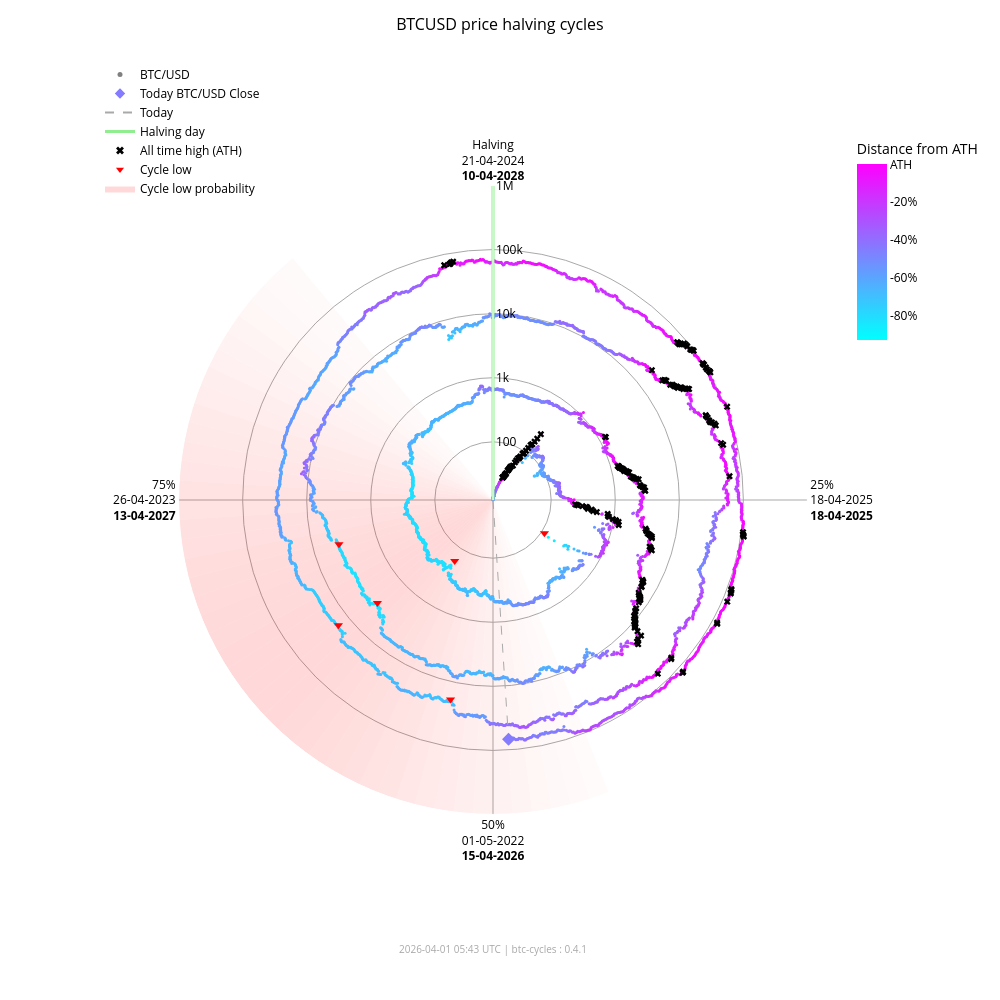

Notebook source saved alongside this figure:
### Markdown cell above
### Interactive chart (plotly)

### Code cell
fig_interactive = btc.plot(
    kind="interactive",
    from_date="2012-11-28",
)
# plotly config for interactivity
config = {"scrollZoom": True, "displayModeBar": True}
# display in notebook
fig_interactive.show(config=config)

### Figure 1 — Plotly figure (JSON) as saved in the notebook; plotly's stock layout.template omitted (floating-point values rounded to 4 significant figures; data arrays with more than 128 entries replaced by an {"elided": "..."} marker saying what was removed)
{"data": [{"fill": "toself", "fillcolor": "rgba(255,0,0,0.017168280509461755)", "hoverinfo": "skip", "line": {"width": 0}, "mode": "lines", "r": [12.35, 1000000, 1000000, 12.35, 12.35], "showlegend": false, "theta": [158.4, 158.4, 162.0, 162.0, 158.4], "type": "scatterpolar"}, {"fill": "toself", "fillcolor": "rgba(255,0,0,0.022114794501891175)", "hoverinfo": "skip", "line": {"width": 0}, "mode": "lines", "r": [12.35, 1000000, 1000000, 12.35, 12.35], "showlegend": false, "theta": [162.0, 162.0, 165.6, 165.6, 162.0], "type": "scatterpolar"}, {"fill": "toself", "fillcolor": "rgba(255,0,0,0.02790404259511669)", "hoverinfo": "skip", "line": {"width": 0}, "mode": "lines", "r": [12.35, 1000000, 1000000, 12.35, 12.35], "showlegend": false, "theta": [165.6, 165.6, 169.2, 169.2, 165.6], "type": "scatterpolar"}, {"fill": "toself", "fillcolor": "rgba(255,0,0,0.034518294852420334)", "hoverinfo": "skip", "line": {"width": 0}, "mode": "lines", "r": [12.35, 1000000, 1000000, 12.35, 12.35], "showlegend": false, "theta": [169.2, 169.2, 172.8, 172.8, 169.2], "type": "scatterpolar"}, {"fill": "toself", "fillcolor": "rgba(255,0,0,0.041901979682821514)", "hoverinfo": "skip", "line": {"width": 0}, "mode": "lines", "r": [12.35, 1000000, 1000000, 12.35, 12.35], "showlegend": false, "theta": [172.8, 172.8, 176.4, 176.4, 172.8], "type": "scatterpolar"}, {"fill": "toself", "fillcolor": "rgba(255,0,0,0.04996405861294358)", "hoverinfo": "skip", "line": {"width": 0}, "mode": "lines", "r": [12.35, 1000000, 1000000, 12.35, 12.35], "showlegend": false, "theta": [176.4, 176.4, 180.0, 180.0, 176.4], "type": "scatterpolar"}, {"fill": "toself", "fillcolor": "rgba(255,0,0,0.05858349692240514)", "hoverinfo": "skip", "line": {"width": 0}, "mode": "lines", "r": [12.35, 1000000, 1000000, 12.35, 12.35], "showlegend": false, "theta": [180.0, 180.0, 183.6, 183.6, 180.0], "type": "scatterpolar"}, {"fill": "toself", "fillcolor": "rgba(255,0,0,0.06761662035375064)", "hoverinfo": "skip", "line": {"width": 0}, "mode": "lines", "r": [12.35, 1000000, 1000000, 12.35, 12.35], "showlegend": false, "theta": [183.6, 183.6, 187.2, 187.2, 183.6], "type": "scatterpolar"}, {"fill": "toself", "fillcolor": "rgba(255,0,0,0.07690481219944661)", "hoverinfo": "skip", "line": {"width": 0}, "mode": "lines", "r": [12.35, 1000000, 1000000, 12.35, 12.35], "showlegend": false, "theta": [187.2, 187.2, 190.8, 190.8, 187.2], "type": "scatterpolar"}, {"fill": "toself", "fillcolor": "rgba(255,0,0,0.08628112000611096)", "hoverinfo": "skip", "line": {"width": 0}, "mode": "lines", "r": [12.35, 1000000, 1000000, 12.35, 12.35], "showlegend": false, "theta": [190.8, 190.8, 194.4, 194.4, 190.8], "type": "scatterpolar"}, {"fill": "toself", "fillcolor": "rgba(255,0,0,0.09557490841018089)", "hoverinfo": "skip", "line": {"width": 0}, "mode": "lines", "r": [12.35, 1000000, 1000000, 12.35, 12.35], "showlegend": false, "theta": [194.4, 194.4, 198.0, 198.0, 194.4], "type": "scatterpolar"}, {"fill": "toself", "fillcolor": "rgba(255,0,0,0.10461455782963762)", "hoverinfo": "skip", "line": {"width": 0}, "mode": "lines", "r": [12.35, 1000000, 1000000, 12.35, 12.35], "showlegend": false, "theta": [198.0, 198.0, 201.6, 201.6, 198.0], "type": "scatterpolar"}, {"fill": "toself", "fillcolor": "rgba(255,0,0,0.11322908719652829)", "hoverinfo": "skip", "line": {"width": 0}, "mode": "lines", "r": [12.35, 1000000, 1000000, 12.35, 12.35], "showlegend": false, "theta": [201.6, 201.6, 205.2, 205.2, 201.6], "type": "scatterpolar"}, {"fill": "toself", "fillcolor": "rgba(255,0,0,0.12125015337052986)", "hoverinfo": "skip", "line": {"width": 0}, "mode": "lines", "r": [12.35, 1000000, 1000000, 12.35, 12.35], "showlegend": false, "theta": [205.2, 205.2, 208.8, 208.8, 205.2], "type": "scatterpolar"}, {"fill": "toself", "fillcolor": "rgba(255,0,0,0.12851590515331976)", "hoverinfo": "skip", "line": {"width": 0}, "mode": "lines", "r": [12.35, 1000000, 1000000, 12.35, 12.35], "showlegend": false, "theta": [208.8, 208.8, 212.4, 212.4, 208.8], "type": "scatterpolar"}, {"fill": "toself", "fillcolor": "rgba(255,0,0,0.13487757461161184)", "hoverinfo": "skip", "line": {"width": 0}, "mode": "lines", "r": [12.35, 1000000, 1000000, 12.35, 12.35], "showlegend": false, "theta": [212.4, 212.4, 216.0, 216.0, 212.4], "type": "scatterpolar"}, {"fill": "toself", "fillcolor": "rgba(255,0,0,0.14020862181849592)", "hoverinfo": "skip", "line": {"width": 0}, "mode": "lines", "r": [12.35, 1000000, 1000000, 12.35, 12.35], "showlegend": false, "theta": [216.0, 216.0, 219.6, 219.6, 216.0], "type": "scatterpolar"}, {"fill": "toself", "fillcolor": "rgba(255,0,0,0.14441504950654527)", "hoverinfo": "skip", "line": {"width": 0}, "mode": "lines", "r": [12.35, 1000000, 1000000, 12.35, 12.35], "showlegend": false, "theta": [219.6, 219.6, 223.2, 223.2, 219.6], "type": "scatterpolar"}, {"fill": "toself", "fillcolor": "rgba(255,0,0,0.14744459351271713)", "hoverinfo": "skip", "line": {"width": 0}, "mode": "lines", "r": [12.35, 1000000, 1000000, 12.35, 12.35], "showlegend": false, "theta": [223.2, 223.2, 226.8, 226.8, 223.2], "type": "scatterpolar"}, {"fill": "toself", "fillcolor": "rgba(255,0,0,0.14929223192296423)", "hoverinfo": "skip", "line": {"width": 0}, "mode": "lines", "r": [12.35, 1000000, 1000000, 12.35, 12.35], "showlegend": false, "theta": [226.8, 226.8, 230.4, 230.4, 226.8], "type": "scatterpolar"}, {"fill": "toself", "fillcolor": "rgba(255,0,0,0.15)", "hoverinfo": "skip", "line": {"width": 0}, "mode": "lines", "r": [12.35, 1000000, 1000000, 12.35, 12.35], "showlegend": false, "theta": [230.4, 230.4, 234.0, 234.0, 230.4], "type": "scatterpolar"}, {"fill": "toself", "fillcolor": "rgba(255,0,0,0.14965033825231114)", "hoverinfo": "skip", "line": {"width": 0}, "mode": "lines", "r": [12.35, 1000000, 1000000, 12.35, 12.35], "showlegend": false, "theta": [234.0, 234.0, 237.6, 237.6, 234.0], "type": "scatterpolar"}, {"fill": "toself", "fillcolor": "rgba(255,0,0,0.14835378057909807)", "hoverinfo": "skip", "line": {"width": 0}, "mode": "lines", "r": [12.35, 1000000, 1000000, 12.35, 12.35], "showlegend": false, "theta": [237.6, 237.6, 241.2, 241.2, 237.6], "type": "scatterpolar"}, {"fill": "toself", "fillcolor": "rgba(255,0,0,0.14623322283554635)", "hoverinfo": "skip", "line": {"width": 0}, "mode": "lines", "r": [12.35, 1000000, 1000000, 12.35, 12.35], "showlegend": false, "theta": [241.2, 241.2, 244.8, 244.8, 241.2], "type": "scatterpolar"}, {"fill": "toself", "fillcolor": "rgba(255,0,0,0.1434078538226231)", "hoverinfo": "skip", "line": {"width": 0}, "mode": "lines", "r": [12.35, 1000000, 1000000, 12.35, 12.35], "showlegend": false, "theta": [244.8, 244.8, 248.4, 248.4, 244.8], "type": "scatterpolar"}, {"fill": "toself", "fillcolor": "rgba(255,0,0,0.13997983179373427)", "hoverinfo": "skip", "line": {"width": 0}, "mode": "lines", "r": [12.35, 1000000, 1000000, 12.35, 12.35], "showlegend": false, "theta": [248.4, 248.4, 252.0, 252.0, 248.4], "type": "scatterpolar"}, {"fill": "toself", "fillcolor": "rgba(255,0,0,0.13602598258454268)", "hoverinfo": "skip", "line": {"width": 0}, "mode": "lines", "r": [12.35, 1000000, 1000000, 12.35, 12.35], "showlegend": false, "theta": [252.0, 252.0, 255.6, 255.6, 252.0], "type": "scatterpolar"}, {"fill": "toself", "fillcolor": "rgba(255,0,0,0.13159547355344953)", "hoverinfo": "skip", "line": {"width": 0}, "mode": "lines", "r": [12.35, 1000000, 1000000, 12.35, 12.35], "showlegend": false, "theta": [255.6, 255.6, 259.2, 259.2, 255.6], "type": "scatterpolar"}, {"fill": "toself", "fillcolor": "rgba(255,0,0,0.12671301775492697)", "hoverinfo": "skip", "line": {"width": 0}, "mode": "lines", "r": [12.35, 1000000, 1000000, 12.35, 12.35], "showlegend": false, "theta": [259.2, 259.2, 262.8, 262.8, 259.2], "type": "scatterpolar"}, {"fill": "toself", "fillcolor": "rgba(255,0,0,0.12138610149219965)", "hoverinfo": "skip", "line": {"width": 0}, "mode": "lines", "r": [12.35, 1000000, 1000000, 12.35, 12.35], "showlegend": false, "theta": [262.8, 262.8, 266.4, 266.4, 262.8], "type": "scatterpolar"}, {"fill": "toself", "fillcolor": "rgba(255,0,0,0.1156142551644921)", "hoverinfo": "skip", "line": {"width": 0}, "mode": "lines", "r": [12.35, 1000000, 1000000, 12.35, 12.35], "showlegend": false, "theta": [266.4, 266.4, 270.0, 270.0, 266.4], "type": "scatterpolar"}, {"fill": "toself", "fillcolor": "rgba(255,0,0,0.10939851441251548)", "hoverinfo": "skip", "line": {"width": 0}, "mode": "lines", "r": [12.35, 1000000, 1000000, 12.35, 12.35], "showlegend": false, "theta": [270.0, 270.0, 273.6, 273.6, 270.0], "type": "scatterpolar"}, {"fill": "toself", "fillcolor": "rgba(255,0,0,0.10274974912946185)", "hoverinfo": "skip", "line": {"width": 0}, "mode": "lines", "r": [12.35, 1000000, 1000000, 12.35, 12.35], "showlegend": false, "theta": [273.6, 273.6, 277.2, 277.2, 273.6], "type": "scatterpolar"}, {"fill": "toself", "fillcolor": "rgba(255,0,0,0.09569517349791425)", "hoverinfo": "skip", "line": {"width": 0}, "mode": "lines", "r": [12.35, 1000000, 1000000, 12.35, 12.35], "showlegend": false, "theta": [277.2, 277.2, 280.8, 280.8, 277.2], "type": "scatterpolar"}, {"fill": "toself", "fillcolor": "rgba(255,0,0,0.08828282625646727)", "hoverinfo": "skip", "line": {"width": 0}, "mode": "lines", "r": [12.35, 1000000, 1000000, 12.35, 12.35], "showlegend": false, "theta": [280.8, 280.8, 284.4, 284.4, 280.8], "type": "scatterpolar"}, {"fill": "toself", "fillcolor": "rgba(255,0,0,0.08058400018765345)", "hoverinfo": "skip", "line": {"width": 0}, "mode": "lines", "r": [12.35, 1000000, 1000000, 12.35, 12.35], "showlegend": false, "theta": [284.4, 284.4, 288.0, 288.0, 284.4], "type": "scatterpolar"}, {"fill": "toself", "fillcolor": "rgba(255,0,0,0.07269354608292704)", "hoverinfo": "skip", "line": {"width": 0}, "mode": "lines", "r": [12.35, 1000000, 1000000, 12.35, 12.35], "showlegend": false, "theta": [288.0, 288.0, 291.6, 291.6, 288.0], "type": "scatterpolar"}, {"fill": "toself", "fillcolor": "rgba(255,0,0,0.06472784449068783)", "hoverinfo": "skip", "line": {"width": 0}, "mode": "lines", "r": [12.35, 1000000, 1000000, 12.35, 12.35], "showlegend": false, "theta": [291.6, 291.6, 295.2, 295.2, 291.6], "type": "scatterpolar"}, {"fill": "toself", "fillcolor": "rgba(255,0,0,0.05682021976743955)", "hoverinfo": "skip", "line": {"width": 0}, "mode": "lines", "r": [12.35, 1000000, 1000000, 12.35, 12.35], "showlegend": false, "theta": [295.2, 295.2, 298.8, 298.8, 295.2], "type": "scatterpolar"}, {"fill": "toself", "fillcolor": "rgba(255,0,0,0.04911378436707333)", "hoverinfo": "skip", "line": {"width": 0}, "mode": "lines", "r": [12.35, 1000000, 1000000, 12.35, 12.35], "showlegend": false, "theta": [298.8, 298.8, 302.4, 302.4, 298.8], "type": "scatterpolar"}, {"fill": "toself", "fillcolor": "rgba(255,0,0,0.04175213714896469)", "hoverinfo": "skip", "line": {"width": 0}, "mode": "lines", "r": [12.35, 1000000, 1000000, 12.35, 12.35], "showlegend": false, "theta": [302.4, 302.4, 306.0, 306.0, 302.4], "type": "scatterpolar"}, {"fill": "toself", "fillcolor": "rgba(255,0,0,0.034868865657538876)", "hoverinfo": "skip", "line": {"width": 0}, "mode": "lines", "r": [12.35, 1000000, 1000000, 12.35, 12.35], "showlegend": false, "theta": [306.0, 306.0, 309.6, 309.6, 306.0], "type": "scatterpolar"}, {"fill": "toself", "fillcolor": "rgba(255,0,0,0.02857722515334582)", "hoverinfo": "skip", "line": {"width": 0}, "mode": "lines", "r": [12.35, 1000000, 1000000, 12.35, 12.35], "showlegend": false, "theta": [309.6, 309.6, 313.2, 313.2, 309.6], "type": "scatterpolar"}, {"fill": "toself", "fillcolor": "rgba(255,0,0,0.022961515313555197)", "hoverinfo": "skip", "line": {"width": 0}, "mode": "lines", "r": [12.35, 1000000, 1000000, 12.35, 12.35], "showlegend": false, "theta": [313.2, 313.2, 316.8, 316.8, 313.2], "type": "scatterpolar"}, {"fill": "toself", "fillcolor": "rgba(255,0,0,0.01807146942917362)", "hoverinfo": "skip", "line": {"width": 0}, "mode": "lines", "r": [12.35, 1000000, 1000000, 12.35, 12.35], "showlegend": false, "theta": [316.8, 316.8, 320.4, 320.4, 316.8], "type": "scatterpolar"}, {"hoverinfo": "text", "marker": {"color": {"elided": "4873 str values"}, "size": 3}, "mode": "markers", "r": {"elided": "4873 float values"}, "showlegend": false, "text": {"elided": "4873 str values"}, "theta": {"elided": "4873 float values"}, "type": "scatterpolar"}, {"hoverinfo": "skip", "line": {"color": "lightgreen", "width": 3}, "mode": "lines", "r": [12.35, 1000000], "showlegend": false, "theta": [0, 0], "type": "scatterpolar"}, {"hoverinfo": "skip", "line": {"color": "darkgrey", "dash": "dash", "width": 1}, "mode": "lines", "r": [12.35, 68490.0], "showlegend": false, "theta": [176.3, 176.3], "type": "scatterpolar"}, {"hoverinfo": "text", "marker": {"color": "#847bff", "size": 10, "symbol": "diamond"}, "mode": "markers", "r": [68490.0], "showlegend": false, "text": ["Today<br>Date: 2026-04-01<br>Price: $68,494.59"], "theta": [176.3], "type": "scatterpolar"}, {"hoverinfo": "text", "marker": {"color": "black", "size": 6, "symbol": "x"}, "mode": "markers", "r": {"elided": "195 float values"}, "showlegend": false, "text": {"elided": "195 str values"}, "theta": {"elided": "195 float values"}, "type": "scatterpolar"}, {"hoverinfo": "text", "marker": {"color": "red", "size": 8, "symbol": "triangle-down"}, "mode": "markers", "r": [111.6, 164.9, 3233.0, 3925.0, 18950.0, 15760.0], "showlegend": false, "text": ["Cycle Low<br>Date: 2014-02-21<br>Price: $111.56<br>ATH distance: -91.0%", "Cycle Low<br>Date: 2015-01-14<br>Price: $164.92<br>ATH distance: -86.7%", "Cycle Low<br>Date: 2018-12-15<br>Price: $3,232.51<br>ATH distance: -83.3%", "Cycle Low<br>Date: 2019-03-25<br>Price: $3,924.55<br>ATH distance: -79.7%", "Cycle Low<br>Date: 2022-06-18<br>Price: $18,954.25<br>ATH distance: -71.9%", "Cycle Low<br>Date: 2022-11-21<br>Price: $15,760.19<br>ATH distance: -76.7%"], "theta": [122.8, 212.1, 228.3, 254.0, 192.0, 231.0], "type": "scatterpolar"}, {"marker": {"color": "grey", "size": 5}, "mode": "markers", "name": "BTC/USD", "r": [null], "theta": [null], "type": "scatterpolar"}, {"marker": {"color": "#847bff", "size": 8, "symbol": "diamond"}, "mode": "markers", "name": "Today BTC/USD Close", "r": [null], "theta": [null], "type": "scatterpolar"}, {"line": {"color": "darkgrey", "dash": "dash"}, "mode": "lines", "name": "Today", "r": [null], "theta": [null], "type": "scatterpolar"}, {"line": {"color": "lightgreen", "width": 3}, "mode": "lines", "name": "Halving day", "r": [null], "theta": [null], "type": "scatterpolar"}, {"marker": {"color": "black", "size": 7, "symbol": "x"}, "mode": "markers", "name": "All time high (ATH)", "r": [null], "theta": [null], "type": "scatterpolar"}, {"marker": {"color": "red", "size": 7, "symbol": "triangle-down"}, "mode": "markers", "name": "Cycle low", "r": [null], "theta": [null], "type": "scatterpolar"}, {"fill": "toself", "fillcolor": "rgba(255,0,0,0.15)", "line": {"width": 0}, "mode": "lines", "name": "Cycle low probability", "r": [null], "theta": [null], "type": "scatterpolar"}, {"hoverinfo": "skip", "marker": {"cmax": 0, "cmin": -0.9307, "color": [0], "colorbar": {"len": 0.25, "ticktext": ["ATH", "-20%", "-40%", "-60%", "-80%", "-100%"], "tickvals": [0, -0.2, -0.4, -0.6, -0.8, -1.0], "title": {"text": "Distance from ATH"}, "x": 0.95, "y": 0.92, "yanchor": "top"}, "colorscale": {"elided": "256x2 mixed values"}, "showscale": true, "size": 0}, "mode": "markers", "r": [null], "showlegend": false, "theta": [null], "type": "scatterpolar"}], "layout": {"annotations": [{"font": {"color": "darkgrey", "size": 10}, "showarrow": false, "text": "2026-04-01 05:43 UTC | btc-cycles : 0.4.1", "x": 0.5, "xref": "paper", "y": -0.02, "yref": "paper"}], "font": {"color": "black"}, "height": 1000, "legend": {"bgcolor": "rgba(0,0,0,0)", "font": {"color": "black"}, "x": 0.0, "y": 1.0}, "margin": {"b": 60, "l": 100, "r": 80, "t": 60}, "paper_bgcolor": "white", "plot_bgcolor": "white", "polar": {"angularaxis": {"color": "black", "direction": "clockwise", "gridcolor": "darkgrey", "rotation": 90, "ticktext": ["Halving<br>21-04-2024<br><b>10-04-2028</b>", "25%<br>18-04-2025<br><b>18-04-2025</b>", "50%<br>01-05-2022<br><b>15-04-2026</b>", "75%<br>26-04-2023<br><b>13-04-2027</b>"], "tickvals": [0, 90, 180, 270]}, "bgcolor": "white", "domain": {"x": [0.1, 0.9], "y": [0.05, 0.95]}, "radialaxis": {"angle": 90, "color": "black", "gridcolor": "darkgrey", "range": [1.092, 6.0], "tickangle": 90, "ticktext": ["100", "1k", "10k", "100k", "1M"], "tickvals": [100, 1000, 10000, 100000, 1000000], "type": "log"}}, "title": {"font": {"color": "black", "size": 16}, "text": "BTCUSD price halving cycles", "x": 0.5}, "width": 1000}}
